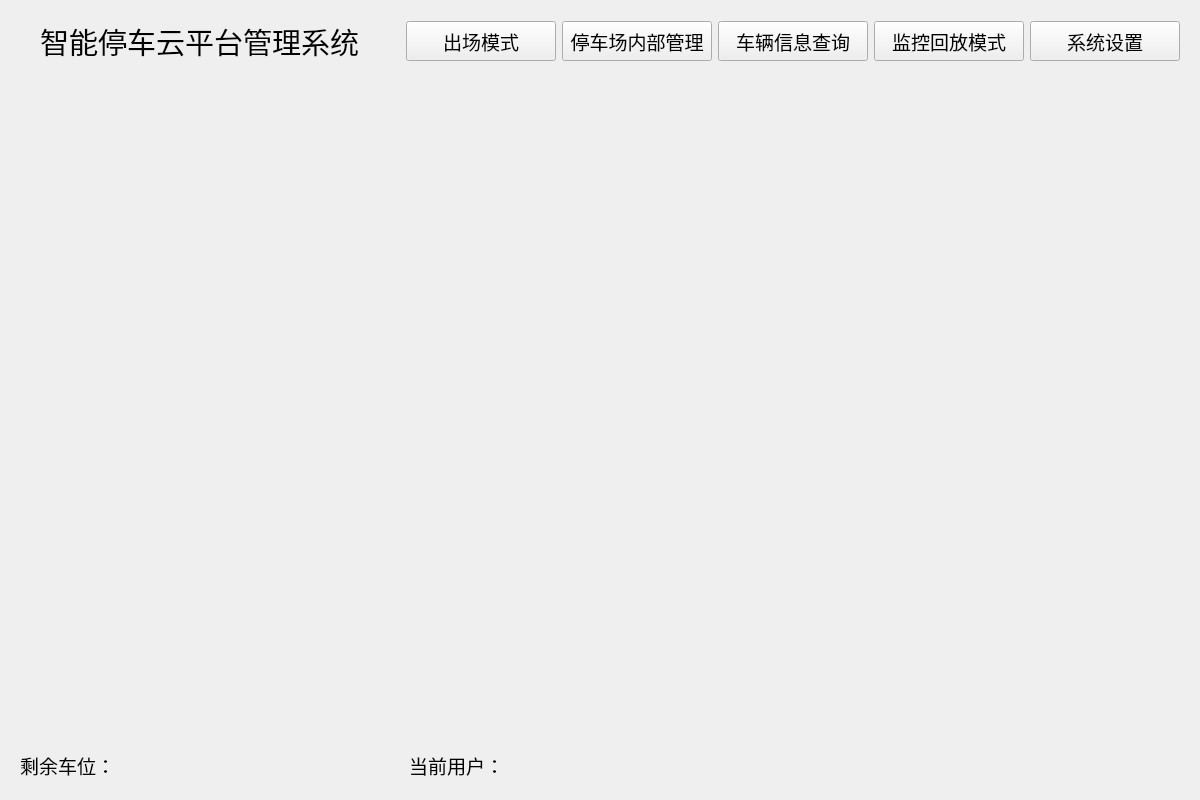
<?xml version="1.0" encoding="UTF-8"?>
<ui version="4.0">
 <class>Main_Interface</class>
 <widget class="QWidget" name="Main_Interface">
  <property name="enabled">
   <bool>true</bool>
  </property>
  <property name="geometry">
   <rect>
    <x>0</x>
    <y>0</y>
    <width>1200</width>
    <height>800</height>
   </rect>
  </property>
  <property name="minimumSize">
   <size>
    <width>1200</width>
    <height>800</height>
   </size>
  </property>
  <property name="maximumSize">
   <size>
    <width>1200</width>
    <height>800</height>
   </size>
  </property>
  <property name="baseSize">
   <size>
    <width>0</width>
    <height>11</height>
   </size>
  </property>
  <property name="windowTitle">
   <string>Lai_Main</string>
  </property>
  <layout class="QVBoxLayout" name="verticalLayout">
   <item>
    <widget class="QWidget" name="widget" native="true">
     <layout class="QHBoxLayout" name="horizontalLayout">
      <item>
       <spacer name="horizontalSpacer">
        <property name="orientation">
         <enum>Qt::Horizontal</enum>
        </property>
        <property name="sizeType">
         <enum>QSizePolicy::Fixed</enum>
        </property>
        <property name="sizeHint" stdset="0">
         <size>
          <width>20</width>
          <height>20</height>
         </size>
        </property>
       </spacer>
      </item>
      <item>
       <widget class="QLabel" name="label">
        <property name="font">
         <font>
          <pointsize>22</pointsize>
         </font>
        </property>
        <property name="text">
         <string>智能停车云平台管理系统</string>
        </property>
       </widget>
      </item>
      <item>
       <spacer name="horizontalSpacer_2">
        <property name="orientation">
         <enum>Qt::Horizontal</enum>
        </property>
        <property name="sizeType">
         <enum>QSizePolicy::Fixed</enum>
        </property>
        <property name="sizeHint" stdset="0">
         <size>
          <width>40</width>
          <height>20</height>
         </size>
        </property>
       </spacer>
      </item>
      <item>
       <widget class="QPushButton" name="in_out_btn">
        <property name="maximumSize">
         <size>
          <width>150</width>
          <height>40</height>
         </size>
        </property>
        <property name="font">
         <font>
          <pointsize>14</pointsize>
         </font>
        </property>
        <property name="text">
         <string>出场模式</string>
        </property>
       </widget>
      </item>
      <item>
       <widget class="QPushButton" name="inside_btn">
        <property name="maximumSize">
         <size>
          <width>150</width>
          <height>40</height>
         </size>
        </property>
        <property name="font">
         <font>
          <pointsize>14</pointsize>
         </font>
        </property>
        <property name="text">
         <string>停车场内部管理</string>
        </property>
       </widget>
      </item>
      <item>
       <widget class="QPushButton" name="query_btn">
        <property name="maximumSize">
         <size>
          <width>150</width>
          <height>40</height>
         </size>
        </property>
        <property name="font">
         <font>
          <pointsize>14</pointsize>
         </font>
        </property>
        <property name="text">
         <string>车辆信息查询</string>
        </property>
       </widget>
      </item>
      <item>
       <widget class="QPushButton" name="playback_btn">
        <property name="maximumSize">
         <size>
          <width>150</width>
          <height>40</height>
         </size>
        </property>
        <property name="font">
         <font>
          <pointsize>14</pointsize>
         </font>
        </property>
        <property name="text">
         <string>监控回放模式</string>
        </property>
       </widget>
      </item>
      <item>
       <widget class="QPushButton" name="set_btn">
        <property name="maximumSize">
         <size>
          <width>150</width>
          <height>40</height>
         </size>
        </property>
        <property name="font">
         <font>
          <pointsize>14</pointsize>
         </font>
        </property>
        <property name="text">
         <string>系统设置</string>
        </property>
       </widget>
      </item>
     </layout>
    </widget>
   </item>
   <item>
    <widget class="QStackedWidget" name="stackedWidget">
     <property name="currentIndex">
      <number>1</number>
     </property>
     <widget class="QWidget" name="page"/>
     <widget class="QWidget" name="page_2"/>
    </widget>
   </item>
   <item>
    <widget class="QWidget" name="widget_2" native="true">
     <layout class="QHBoxLayout" name="horizontalLayout_2">
      <item>
       <widget class="QLabel" name="car_amount_label">
        <property name="font">
         <font>
          <pointsize>14</pointsize>
         </font>
        </property>
        <property name="text">
         <string>剩余车位：</string>
        </property>
       </widget>
      </item>
      <item>
       <widget class="QLabel" name="user_label">
        <property name="font">
         <font>
          <pointsize>14</pointsize>
         </font>
        </property>
        <property name="text">
         <string>当前用户：</string>
        </property>
       </widget>
      </item>
      <item>
       <widget class="QLabel" name="time_label">
        <property name="font">
         <font>
          <pointsize>14</pointsize>
         </font>
        </property>
        <property name="text">
         <string/>
        </property>
       </widget>
      </item>
     </layout>
    </widget>
   </item>
  </layout>
 </widget>
 <resources/>
 <connections/>
</ui>
